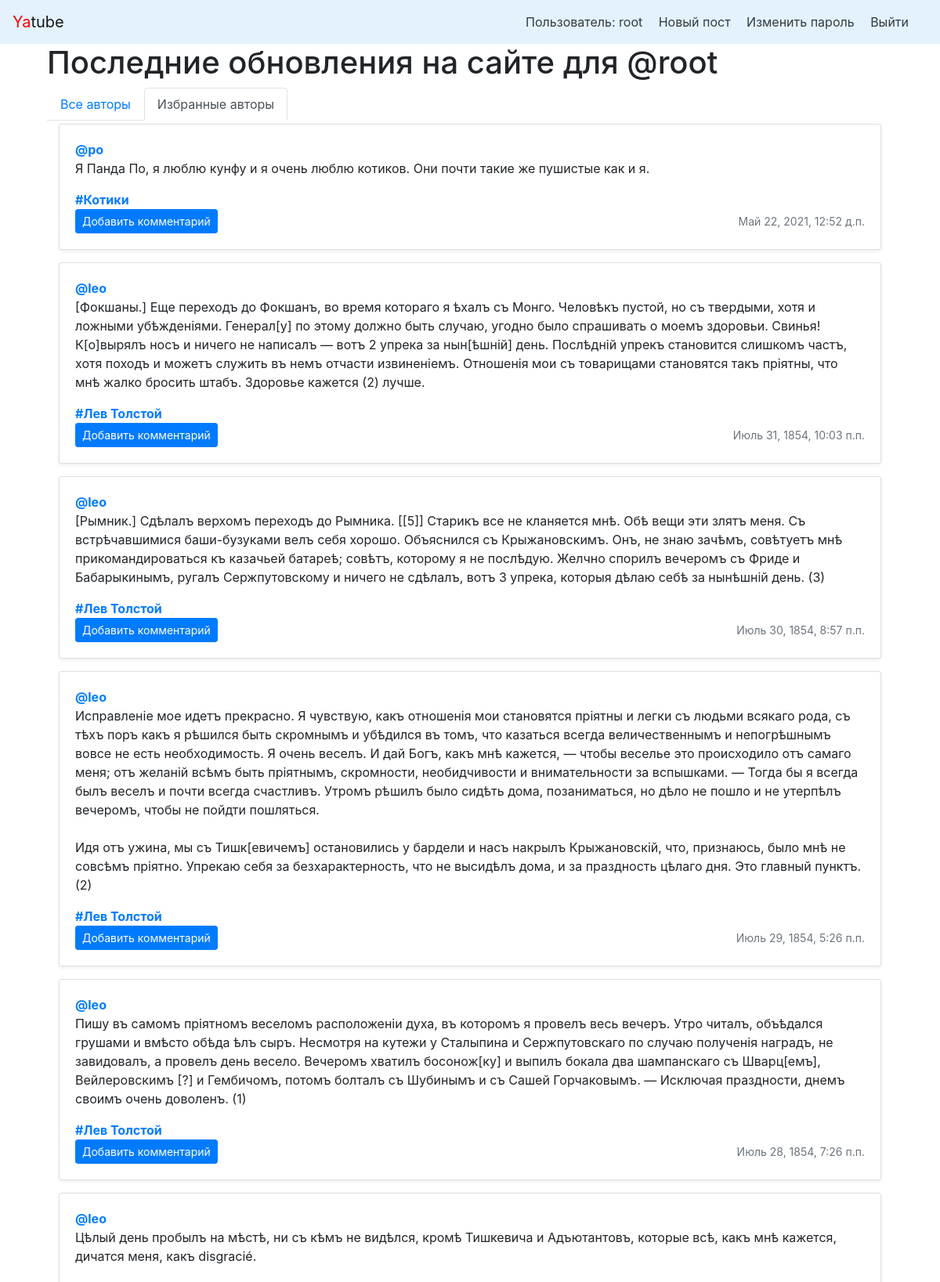
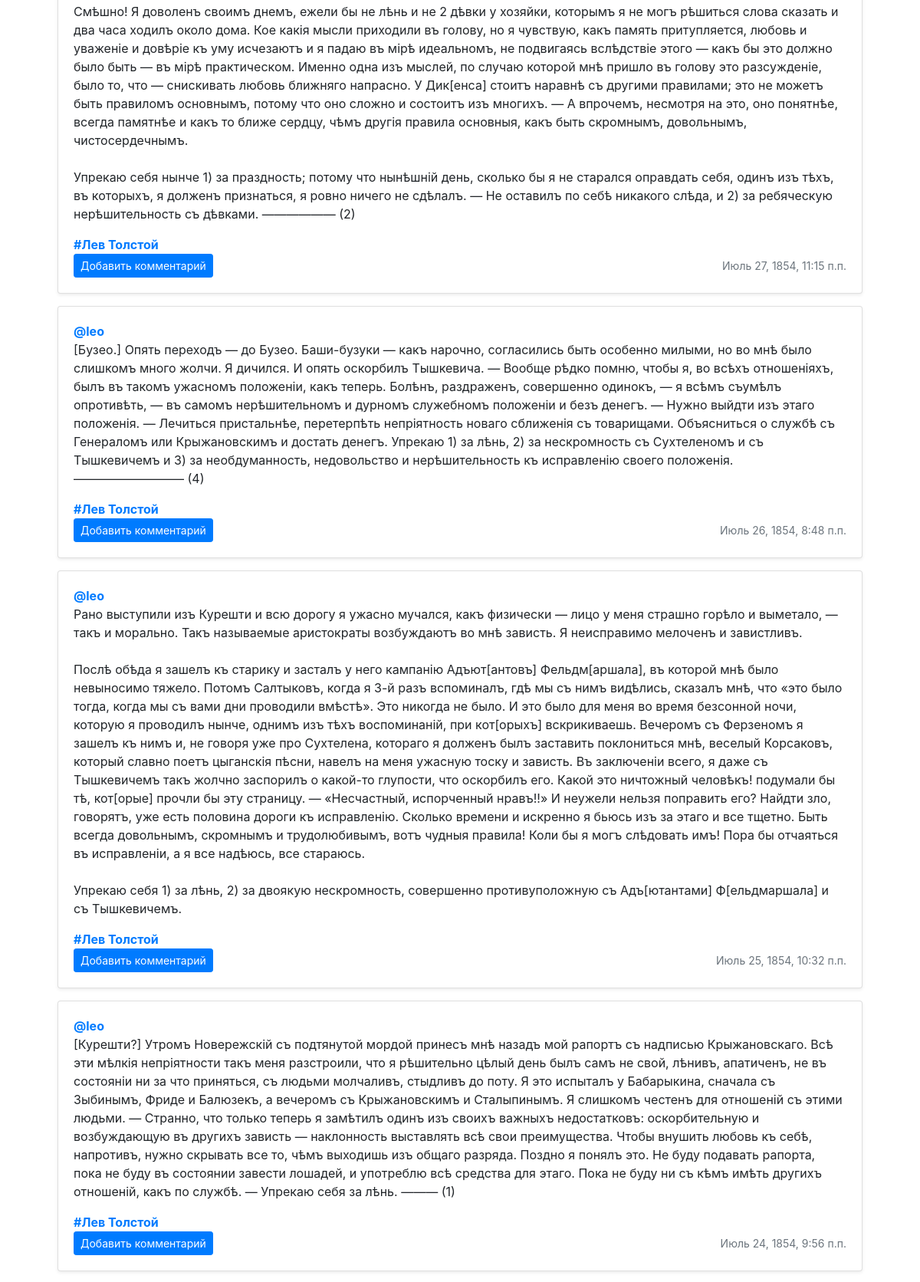
The page /follow/?page=2 (signed in, upper part) on the database its author committed (2 pictures, top to bottom).
### posts/models.py (models this page shows, shortened)
class Post(models.Model):
    text = models.TextField(
        verbose_name='Текст',
        help_text='Текст вашего поста.',
    )
    pub_date = models.DateTimeField(
        auto_now_add=True,
        verbose_name='Дата публикации',
    )
    author = models.ForeignKey(
        User,
        on_delete=models.CASCADE,
        verbose_name='Автор',
        related_name='posts',
    )
    group = models.ForeignKey(
        Group,
        blank=True,
        null=True,
        on_delete=models.SET_NULL,
        verbose_name='Группа',
        related_name='posts',
        help_text=mark_safe('Тематическая группа. Группы создают '
                            'администраторы.<br>Можно не выбирать.')
    )
    image = models.ImageField(
        upload_to='posts/',
        verbose_name='Изображение',
        blank=True,
        null=True,
        help_text=('Загрузите изображение. Оптимальный размер 960x339. '
                   'Допускаются 1920x678, 640x226, 480x170 px.'),
    )
    class Meta:
        verbose_name = 'Пост'
        verbose_name_plural = 'Посты'
        ordering = ('-pub_date', )

class Group(models.Model):
    title = models.CharField(
        max_length=200,
        unique=True,
        verbose_name='Имя группы',
        help_text=mark_safe('Название тематической группы. Обязательно к '
                            'заполнению.<Br>Применяется для автоматического '
                            'заполнения slug адреса')
    )
    slug = models.SlugField(
        unique=True,
        verbose_name='Адрес группы',
        help_text=mark_safe('Адрес по которому можно будет обратиться и '
                            'посмотреть записи в группе.<Br>Можно не '
                            'выбирать, есть автозаполнение.')
    )
    description = models.TextField(
        blank=True,
        verbose_name='Описание',
        help_text=mark_safe('Тема групп.<br>Можно не выбирать.'),
    )
    class Meta:
        verbose_name = 'Группа'
        verbose_name_plural = 'Группы'
        ordering = ('title',)

### posts/views.py (the view)
# urls.py: path('follow/', views.follow_index, name='follow_index'),
@login_required
def follow_index(request):
    post_list = Post.objects.filter(
        author__following__user=request.user
    ).select_related('author', 'group').prefetch_related('comments')
    context = my_paginator(
        post_list,
        request.GET.get('page'),
    )
    return render(request, 'posts/follow.html', context)

### posts/views.py (called while the page is built)
def my_paginator(
        page_list,
        page_number,
        dcount=settings.DELTA_PAGE_COUNT,
        count=settings.MAX_PAGE_COUNT,
):
    paginator = Paginator(page_list, count)
    page = paginator.get_page(page_number)
    from_page = max(page.number - dcount, 2)
    to_page = min(page.number + dcount, paginator.num_pages - 1)
    return {
        'from_page': from_page,
        'to_page': to_page,
        'page': page,
    }

### yatube/context_processors.py (called while the page is built)
def year(request):
    year = dt.today().year
    return {
        'year': year
    }

### templates/posts/follow.html (shortened to what this page needs)
{% extends "base.html" %}
{% block header %}Последние обновления на сайте для @{{ user.username }}{% endblock %}
{% block content %}
  <div class="container">
    {% include "includes/menu.html" with follow=True %}
    {% for post in page %}
      {% include "includes/post_item.html" %}
    {% endfor %}
  </div>
{% endblock %}

### templates/includes/nav.html
<nav class="navbar navbar-light" style="background-color: #e3f2fd;">
  <a class="navbar-brand" href="{% url 'index' %}">
    <span style="color:red">Ya</span>tube</a>
  <nav class="my-2 my-md-0 mr-md-3">
    {% if user.is_authenticated %}
      <a
        class="p-2 text-dark"
        href="{% url 'profile' username=user.username %}"
      >Пользователь: {{ user.username }}</a>
      <a
        class="p-2 text-dark"
        href="{% url 'new_post' %}"
      >Новый пост</a>
      <a
        class="p-2 text-dark"
        href="{% url 'password_change' %}"
      >Изменить пароль</a>
      <a
        class="p-2 text-dark"
        href="{% url 'logout' %}"
      >Выйти</a>
    {% else %}
      <a class="p-2 text-dark" href="{% url 'login' %}">Войти</a> |
      <a class="p-2 text-dark" href="{% url 'signup' %}">Регистрация</a>
    {% endif %}
  </nav>
</nav>

### templates/includes/post_item.html (shortened to what this page needs)
<div class="card mb-3 mt-1 shadow-sm">
  {% load thumbnail %}
  <div class="card-body">
    <p class="card-text">
      <a name="post_{{ post.id }}" href="{% url 'profile' post.author.username %}">
        <strong class="d-block text-gray-dark">@{{ post.author }}</strong>
      </a>
      {{ post.text|linebreaksbr }}
    </p>
    {% if post.group %}
      <a class="card-link muted" href="{% url 'group' post.group.slug %}">
        <strong class="d-block text-gray-dark">#{{ post.group.title }}</strong>
      </a>
    {% endif %}
    <div class="d-flex justify-content-between align-items-center">
      <div class="btn-group">
        {% if page %}
          {% if post.comments.exists %}
            <a class="btn btn-sm btn-link" href="{% url 'post' post.author.username post.id %}" role="button">Комментариев: {{ post.comments.count }}</a>
          {% else %}
            {% if user.is_authenticated %}
              <a class="btn btn-sm btn-primary" href="{% url 'post' post.author.username post.id %}" role="button">
                Добавить комментарий
              </a>
            {% else %}
              <a class="btn btn-sm btn-link" href="{% url 'post' post.author.username post.id %}" role="button">Нет комментариев, открыть пост</a>
            {% endif %}
          {% endif %}
        {% else %}
          Комментариев: {{ post.comments.count }}
        {% endif %}
      </div>
      <small class="text-muted">{{ post.pub_date }}</small>
    </div>
  </div>
</div>

### rows shown on the page
Post: author "po", text "Я Панда По, я люблю кунфу и я очень люблю котиков. Они почти такие же пушистые как и я.", group "Котики", shows "Добавить комментарий", pub_date "Май 22, 2021, 12:52 д.п."
Post: author "leo", text "[Фокшаны.] Еще переходъ до Фокшанъ, во время котораго я ѣхалъ съ Монго. Человѣкъ пустой, но съ твердыми, хотя и ложными убѣжденіями. Генерал[у] по этому должно быть случаю, угодно было спрашивать о моемъ здоровьи. Свинья! К[о]вырялъ носъ и ничего не написалъ — вотъ 2 упрека за нын[ѣшній] день. Послѣдній упрекъ становится слишкомъ частъ, хотя походъ и можетъ служить въ немъ отчасти извиненіемъ. Отношенія мои съ товарищами становятся такъ пріятны, что мнѣ жалко бросить штабъ. Здоровье кажется (2) лучше.", group "Лев Толстой", shows "Добавить комментарий", pub_date "Июль 31, 1854, 10:03 п.п."
Post: author "leo", text "[Рымник.] Сдѣлалъ верхомъ переходъ до Рымника. [[5]] Старикъ все не кланяется мнѣ. Обѣ вещи эти злятъ меня. Съ встрѣчавшимися баши-бузуками велъ себя хорошо. Объяснился съ Крыжановскимъ. Онъ, не знаю зачѣмъ, совѣтуетъ мнѣ прикомандироваться къ казачьей батареѣ; совѣтъ, которому я не послѣдую. Желчно спорилъ вечеромъ съ Фриде и Бабарыкинымъ, ругалъ Сержпутовскому и ничего не сдѣлалъ, вотъ 3 упрека, которыя дѣлаю себѣ за нынѣшній день. (3)", group "Лев Толстой", shows "Добавить комментарий", pub_date "Июль 30, 1854, 8:57 п.п."
Post: author "leo", text "Исправленіе мое идетъ прекрасно. Я чувствую, какъ отношенія мои становятся пріятны и легки съ людьми всякаго рода, съ тѣхъ поръ какъ я рѣшился быть скромнымъ и убѣдился въ томъ, что казаться всегда величественнымъ и непогрѣшнымъ вовсе не есть необходимость. Я очень веселъ. И дай Богъ, какъ мнѣ кажется, — чтобы веселье это происходило отъ самаго меня; отъ желаній всѣмъ быть пріятнымъ, скромности, необидчивости и внимательности за вспышками. — Тогда бы я всегда былъ веселъ и почти всегда счастливъ. Утромъ рѣшилъ было сидѣть дома, позаниматься, но дѣло не пошло и не утерпѣлъ вечеромъ, чтобы не пойдти пошляться. Идя отъ ужина, мы съ Тишк[евичемъ] остановились у бардели и насъ накрылъ…", group "Лев Толстой", shows "Добавить комментарий", pub_date "Июль 29, 1854, 5:26 п.п."
Post: author "leo", text "Пишу въ самомъ пріятномъ веселомъ расположеніи духа, въ которомъ я провелъ весь вечеръ. Утро читалъ, объѣдался грушами и вмѣсто обѣда ѣлъ сыръ. Несмотря на кутежи у Сталыпина и Сержпутовскаго по случаю полученія наградъ, не завидовалъ, а провелъ день весело. Вечеромъ хватилъ босонож[ку] и выпилъ бокала два шампанскаго съ Шварц[емъ], Вейлеровскимъ [?] и Гембичомъ, потомъ болталъ съ Шубинымъ и съ Сашей Горчаковымъ. — Исключая праздности, днемъ своимъ очень доволенъ. (1)", group "Лев Толстой", shows "Добавить комментарий", pub_date "Июль 28, 1854, 7:26 п.п."
Post: author "leo", text "Цѣлый день пробылъ на мѣстѣ, ни съ кѣмъ не видѣлся, кромѣ Тишкевича и Адъютантовъ, которые всѣ, какъ мнѣ кажется, дичатся меня, какъ disgracié. Смѣшно! Я доволенъ своимъ днемъ, ежели бы не лѣнь и не 2 дѣвки у хозяйки, которымъ я не могъ рѣшиться слова сказать и два часа ходилъ около дома. Кое какія мысли приходили въ голову, но я чувствую, какъ память притупляется, любовь и уваженіе и довѣріе къ уму исчезаютъ и я падаю въ мірѣ идеальномъ, не подвигаясь вслѣдствіе этого — какъ бы это должно было быть — въ мірѣ практическом. Именно одна изъ мыслей, по случаю которой мнѣ пришло въ голову это разсужденіе, было то, что — снискивать любовь ближняго напрасно. У Дик[енса] стоитъ наравнѣ съ другими…", group "Лев Толстой", shows "Добавить комментарий", pub_date "Июль 27, 1854, 11:15 п.п."
Post: author "leo", text "[Бузео.] Опять переходъ — до Бузео. Баши-бузуки — какъ нарочно, согласились быть особенно милыми, но во мнѣ было слишкомъ много жолчи. Я дичился. И опять оскорбилъ Тышкевича. — Вообще рѣдко помню, чтобы я, во всѣхъ отношеніяхъ, былъ въ такомъ ужасномъ положеніи, какъ теперь. Болѣнъ, раздраженъ, совершенно одинокъ, — я всѣмъ съумѣлъ опротивѣть, — въ самомъ нерѣшительномъ и дурномъ служебномъ положеніи и безъ денегъ. — Нужно выйдти изъ этаго положенія. — Лечиться пристальнѣе, перетерпѣть непріятность новаго сближенія съ товарищами. Объясниться о службѣ съ Генераломъ или Крыжановскимъ и достать денегъ. Упрекаю 1) за лѣнь, 2) за нескромность съ Сухтеленомъ и съ Тышкевичемъ и 3) за…", group "Лев Толстой", shows "Добавить комментарий", pub_date "Июль 26, 1854, 8:48 п.п."
Post: author "leo", text "Рано выступили изъ Курешти и всю дорогу я ужасно мучался, какъ физически — лицо у меня страшно горѣло и выметало, — такъ и морально. Такъ называемые аристократы возбуждаютъ во мнѣ зависть. Я неисправимо мелоченъ и завистливъ. Послѣ обѣда я зашелъ къ старику и засталъ у него кампанію Адъют[антовъ] Фельдм[аршала], въ которой мнѣ было невыносимо тяжело. Потомъ Салтыковъ, когда я 3-й разъ вспоминалъ, гдѣ мы съ нимъ видѣлись, сказалъ мнѣ, что «это было тогда, когда мы съ вами дни проводили вмѣстѣ». Это никогда не было. И это было для меня во время безсонной ночи, которую я проводилъ нынче, однимъ изъ тѣхъ воспоминаній, при кот[орыхъ] вскрикиваешь. Вечеромъ съ Ферзеномъ я зашелъ къ нимъ и, не…", group "Лев Толстой", shows "Добавить комментарий", pub_date "Июль 25, 1854, 10:32 п.п."
Post: author "leo", text "[Курешти?] Утромъ Новережскій съ подтянутой мордой принесъ мнѣ назадъ мой рапортъ съ надписью Крыжановскаго. Всѣ эти мѣлкія непріятности такъ меня разстроили, что я рѣшительно цѣлый день былъ самъ не свой, лѣнивъ, апатиченъ, не въ состояніи ни за что приняться, съ людьми молчаливъ, стыдливъ до поту. Я это испыталъ у Бабарыкина, сначала съ Зыбинымъ, Фриде и Балюзекъ, а вечеромъ съ Крыжановскимъ и Сталыпинымъ. Я слишкомъ честенъ для отношеній съ этими людьми. — Странно, что только теперь я замѣтилъ одинъ изъ своихъ важныхъ недостатковъ: оскорбительную и возбуждающую въ другихъ зависть — наклонность выставлять всѣ свои преимущества. Чтобы внушить любовь къ себѣ, напротивъ, нужно скрывать все…", group "Лев Толстой", shows "Добавить комментарий", pub_date "Июль 24, 1854, 9:56 п.п."

### other values the page prints
{{ user.username }} "root"
